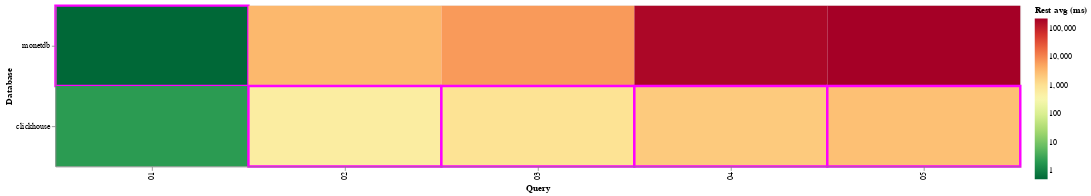

Notebook code cell kept with this figure:
### Code cell
df = db.execute(
    """
WITH query_events AS (
    SELECT
        b.db,
        e.benchmark_id,
        e.name,
        e.time,
        e.type
    FROM event e
    JOIN benchmark b ON e.benchmark_id = b.id
    WHERE b.suite = (?)
      AND b.deleted_at is NULL
      AND e.name ~ '^query_.*_iteration_[0-9]+$'
),
paired AS (
    SELECT
        s.db,
        REGEXP_REPLACE(s.name, '_iteration_[0-9]+$', '') AS base_query,
        CAST(REGEXP_EXTRACT(s.name, '_iteration_([0-9]+)$', 1) AS INTEGER) AS iteration,
        epoch(e.time - s.time) AS duration_seconds
    FROM query_events s
    JOIN query_events e
      ON s.db = e.db
     AND s.benchmark_id = e.benchmark_id
     AND s.name = e.name
     AND s.type = 'start'
     AND e.type = 'end'
),
aggregated AS (
    SELECT
        db,
        base_query,
        MAX(CASE WHEN iteration = 1 THEN duration_seconds END) AS first_seconds,
        AVG(CASE WHEN iteration > 1 THEN duration_seconds END) AS rest_avg_seconds,
        STDDEV_SAMP(CASE WHEN iteration > 1 THEN duration_seconds END) AS rest_stddev_seconds,
        COUNT(*) FILTER (WHERE iteration > 1) AS rest_runs
    FROM paired
    GROUP BY db, base_query
)
SELECT
	db,
	base_query as query,
	1000 * ROUND(first_seconds, 4) AS first_ms,
	1000 * ROUND(rest_avg_seconds, 4) AS rest_avg_ms,
	1000 * ROUND(rest_stddev_seconds, 4) AS rest_stddev_ms,
	rest_runs
FROM
	aggregated
ORDER BY
	query;

""",
    [SUITE],
).pl()


df = df.with_columns(
    pl.col.query.str.strip_prefix("query_").str.split("_").list.first().alias("query"),
    (pl.col.rest_runs + 1).alias("runs"),
)

# df = df.filter(pl.col.db.is_in(["questdb", "monetdb", "timescaledb"]))

metric: Literal["first", "rest"] = "rest"


dff = (
    df.group_by("query")
    .agg(pl.col("rest_avg_ms" if metric == "rest" else "first_ms").min().alias("best"))
    .join(df, on="query")
    .with_columns((pl.col("rest_avg_ms" if metric == "rest" else "first_ms") == pl.col("best")).alias("is_fastest"))
    .drop("best")
)


if SUITE == "clickbench":
    dff = dff.sort(pl.col.query.str.strip_prefix("Q").cast(pl.Int32))


query_order = dff["query"].to_list()

db_order = (
    dff.filter(pl.col("is_fastest")).group_by("db").len().sort("len", descending=True).get_column("db").to_list()
)[::-1]


for missing in sorted(set(dff.unique("db").get_column("db").to_list()) - set(db_order), reverse=True):
    db_order = [missing] + db_order

heatmap = (
    alt.Chart(dff)
    .mark_rect()
    .encode(
        y=alt.Y("db:N", title="Database", sort=db_order),
        x=alt.X("query:N", title="Query", sort=query_order),
        color=alt.Color(
            "first_ms:Q",
            title="First (ms)",
            scale=alt.Scale(scheme="redyellowgreen", type="log", reverse=True),
        )
        if metric == "first"
        else alt.Color(
            "rest_avg_ms:Q",
            title="Rest avg (ms)",
            scale=alt.Scale(scheme="redyellowgreen", type="log", reverse=True),
        ),
        stroke=alt.condition(
            "datum.is_fastest",
            alt.value("magenta"),
            alt.value("none"),
        ),
        strokeWidth=alt.condition(
            "datum.is_fastest",
            alt.value(3),
            alt.value(0),
        ),
        tooltip=[
            alt.Tooltip("db:N", title="Database"),
            alt.Tooltip("query:N", title="Query"),
            alt.Tooltip("rest_avg_ms:Q", title="Rest avg (ms)"),
            alt.Tooltip("rest_stddev_ms:Q", title="Rest stddev (ms)"),
            alt.Tooltip("first_ms:Q", title="First run (ms)"),
            alt.Tooltip("runs:Q", title="Number of runs"),
        ],
    )
    .properties(width=1200, height=200)
)


heatmap

### Figure 1 — Vega-Lite specification as saved in the notebook (floating-point values rounded to 4 significant figures)
{"config": {"view": {"continuousWidth": 300, "continuousHeight": 300}}, "data": {"name": "data-6195c1007473b24d49b2f371f0abfb01"}, "mark": {"type": "rect"}, "encoding": {"color": {"field": "rest_avg_ms", "scale": {"reverse": true, "scheme": "redyellowgreen", "type": "log"}, "title": "Rest avg (ms)", "type": "quantitative"}, "stroke": {"condition": {"test": "datum.is_fastest", "value": "magenta"}, "value": "none"}, "strokeWidth": {"condition": {"test": "datum.is_fastest", "value": 3}, "value": 0}, "tooltip": [{"field": "db", "title": "Database", "type": "nominal"}, {"field": "query", "title": "Query", "type": "nominal"}, {"field": "rest_avg_ms", "title": "Rest avg (ms)", "type": "quantitative"}, {"field": "rest_stddev_ms", "title": "Rest stddev (ms)", "type": "quantitative"}, {"field": "first_ms", "title": "First run (ms)", "type": "quantitative"}, {"field": "runs", "title": "Number of runs", "type": "quantitative"}], "x": {"field": "query", "sort": ["01", "01", "02", "02", "03", "03", "04", "04", "05", "05"], "title": "Query", "type": "nominal"}, "y": {"field": "db", "sort": ["monetdb", "clickhouse"], "title": "Database", "type": "nominal"}}, "height": 200, "width": 1200, "$schema": "https://vega.github.io/schema/vega-lite/v5.20.1.json", "datasets": {"data-6195c1007473b24d49b2f371f0abfb01": [{"query": "01", "db": "monetdb", "first_ms": 41.5, "rest_avg_ms": 0.5, "rest_stddev_ms": 0.1, "rest_runs": 9, "runs": 10, "is_fastest": true}, {"query": "01", "db": "clickhouse", "first_ms": 51.1, "rest_avg_ms": 2.2, "rest_stddev_ms": 0.3, "rest_runs": 9, "runs": 10, "is_fastest": false}, {"query": "02", "db": "monetdb", "first_ms": 3326.0, "rest_avg_ms": 3236.0, "rest_stddev_ms": 12.9, "rest_runs": 2, "runs": 3, "is_fastest": false}, {"query": "02", "db": "clickhouse", "first_ms": 686.5, "rest_avg_ms": 543.9, "rest_stddev_ms": 18.6, "rest_runs": 2, "runs": 3, "is_fastest": true}, {"query": "03", "db": "monetdb", "first_ms": 6136.0, "rest_avg_ms": 6442.0, "rest_stddev_ms": 153.4, "rest_runs": 2, "runs": 3, "is_fastest": false}, {"query": "03", "db": "clickhouse", "first_ms": 913.0, "rest_avg_ms": 917.3, "rest_stddev_ms": 1.5, "rest_runs": 2, "runs": 3, "is_fastest": true}, {"query": "04", "db": "monetdb", "first_ms": 113700.0, "rest_avg_ms": 181800.0, "rest_stddev_ms": 6894.0, "rest_runs": 2, "runs": 3, "is_fastest": false}, {"query": "04", "db": "clickhouse", "first_ms": 2039.0, "rest_avg_ms": 1993.0, "rest_stddev_ms": 32.0, "rest_runs": 2, "runs": 3, "is_fastest": true}, {"query": "05", "db": "monetdb", "first_ms": 233300.0, "rest_avg_ms": 219000.0, "rest_stddev_ms": 10580.0, "rest_runs": 2, "runs": 3, "is_fastest": false}, {"query": "05", "db": "clickhouse", "first_ms": 2408.0, "rest_avg_ms": 2601.0, "rest_stddev_ms": 342.7, "rest_runs": 2, "runs": 3, "is_fastest": true}]}}
